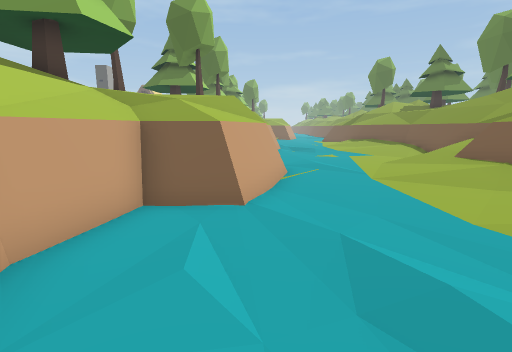
View 1 (above)

24 first-person views from a walk through a scene from a Unity 3-D project. The camera is 1.4 m above the floor, tilts 10° down and sees 85° across. The floor is counted in squares, 1 m on a side. Each view is taken from the middle of a square. On the plan, view 1 faces up. The plan holds only what a view shows up to about 14 squares ahead; the rest is blank. The place goes on beyond the plan. The player is left out. Some animated figures are left out.

View 2
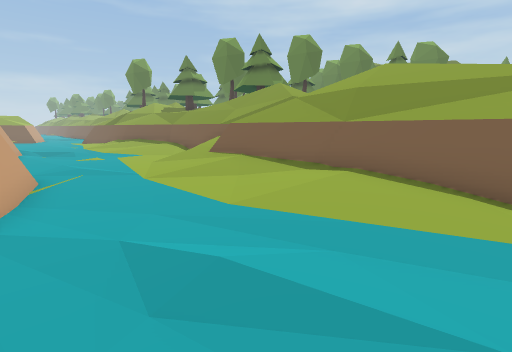

View 3
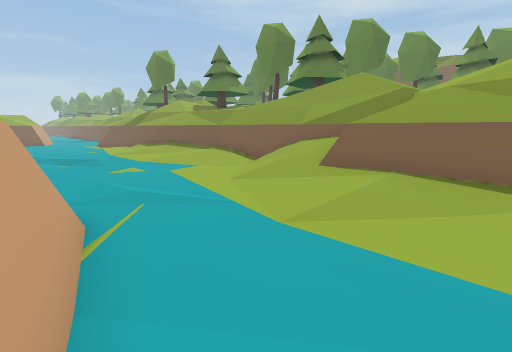

View 4
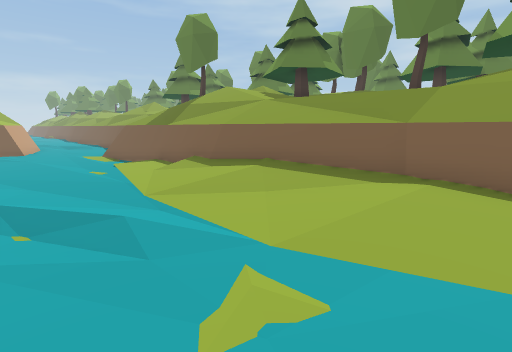

View 5
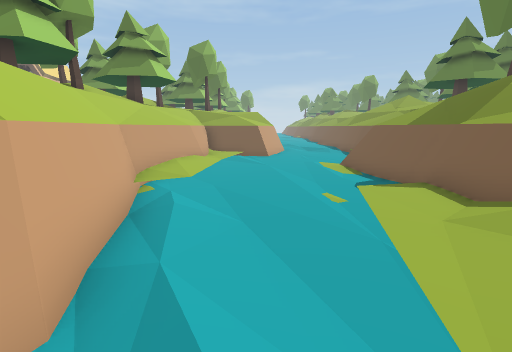

View 6
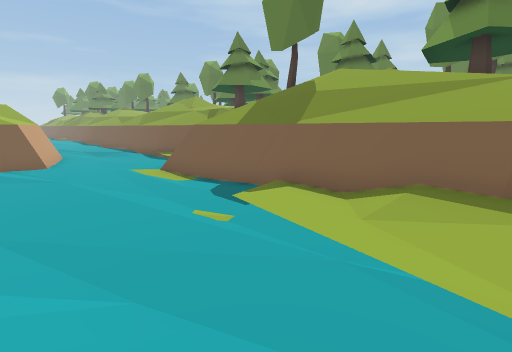

View 7
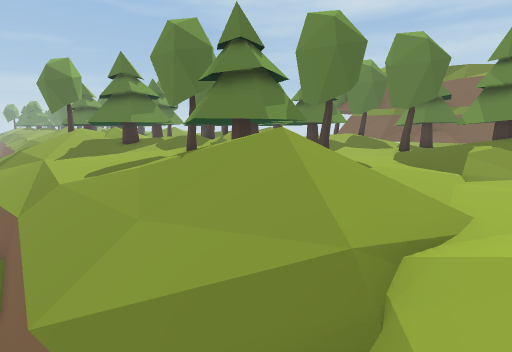

View 8
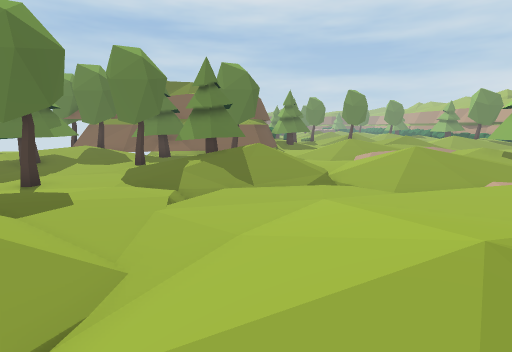

View 9
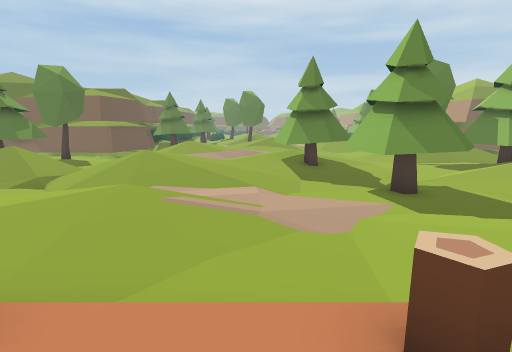

View 10
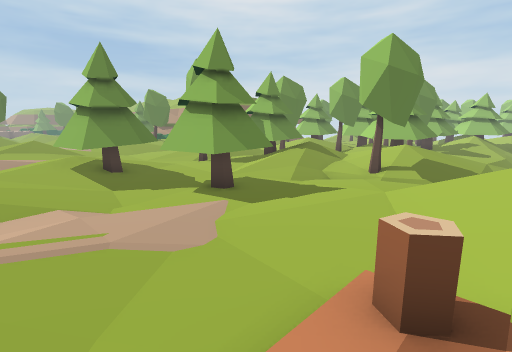

View 11
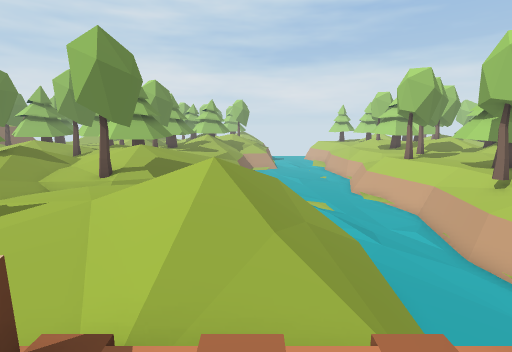

View 12
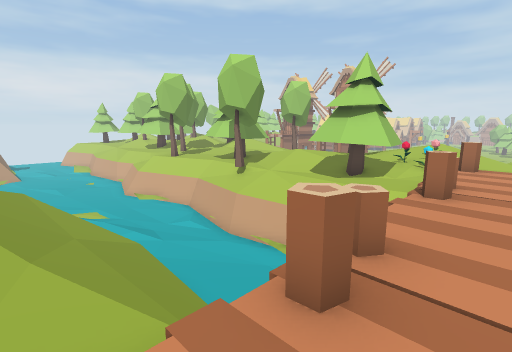

View 13
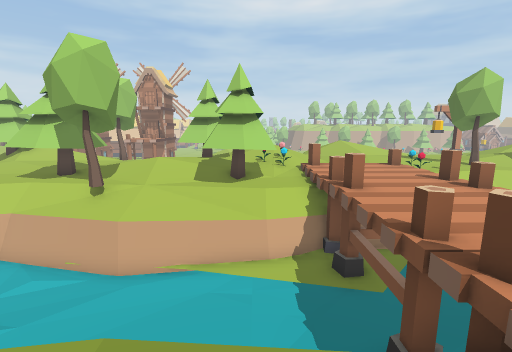

View 14
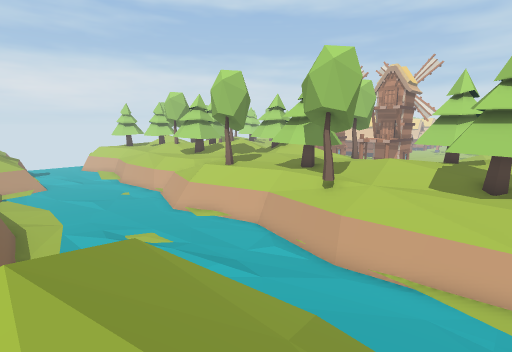

View 15
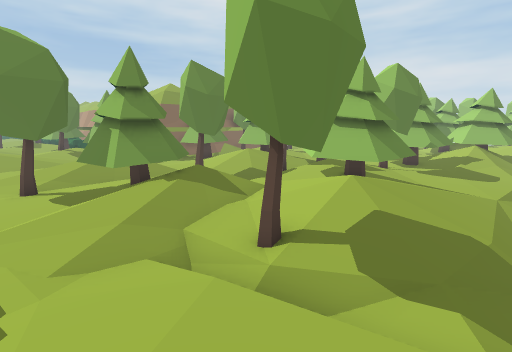

View 16
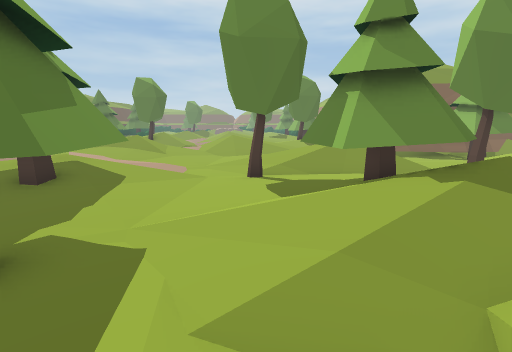

View 17
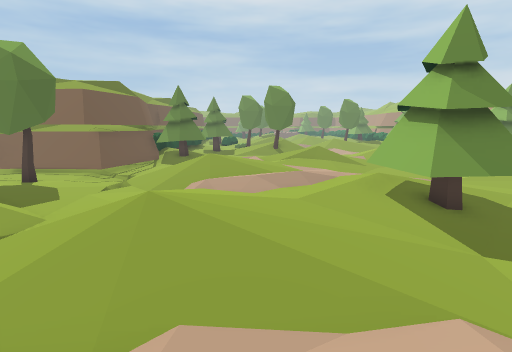

View 18
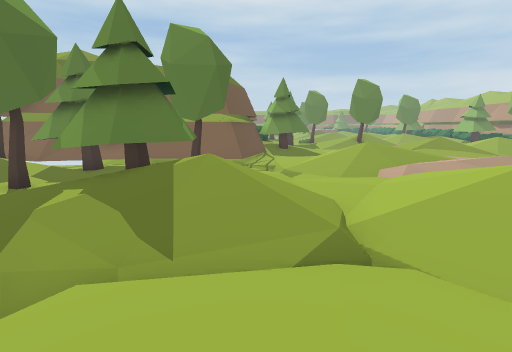

View 19
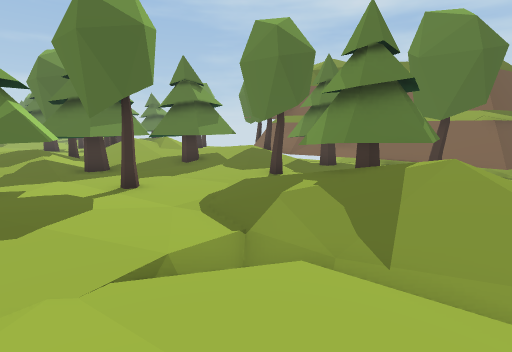

View 20
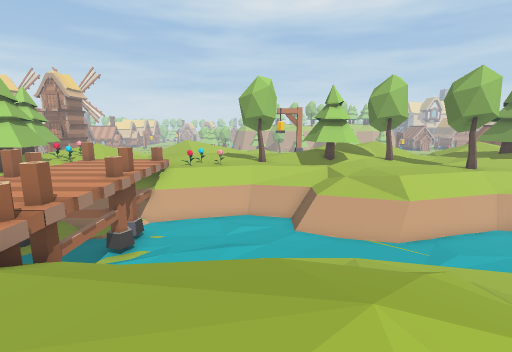

View 21
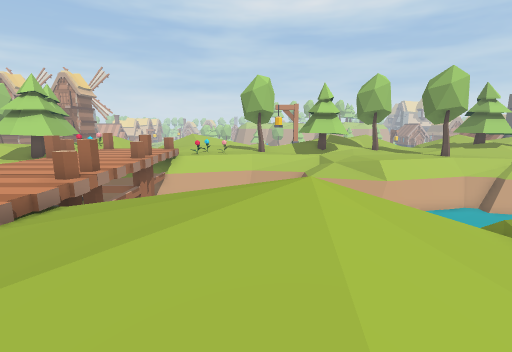

View 22
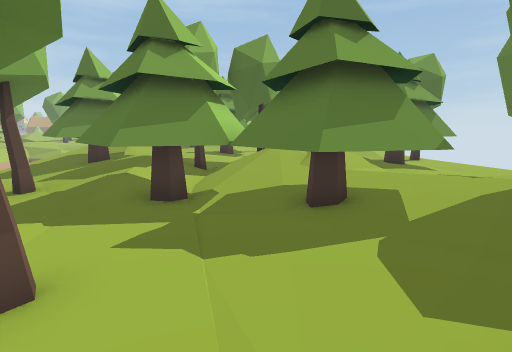

View 23
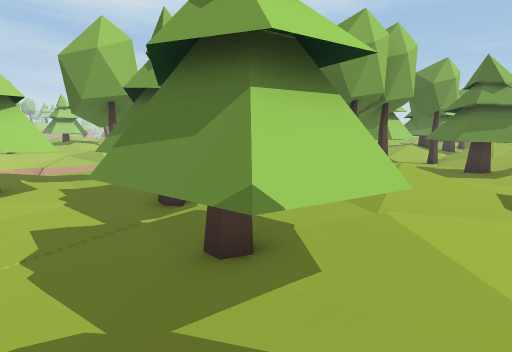

View 24
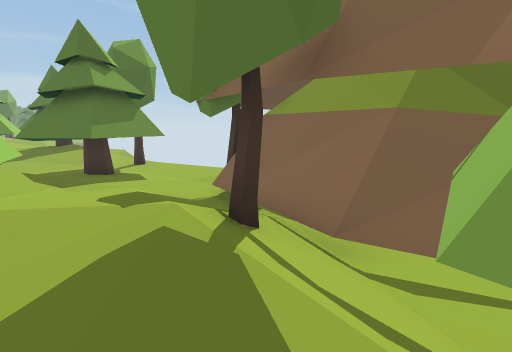

### Floor plan
Key: @ floor where view 1 was taken; # wall or solid block; x gap in a wall; . main floor; : floor 0.25 m higher than the main floor; - floor 0.25 m lower than the main floor; + floor 0.5 m higher than the main floor; _ floor 0.5 m lower than the main floor; * floor 0.75 m higher than the main floor; % floor 1 m higher than the main floor; < floor 1.75 m lower than the main floor; ( floor 2 m lower than the main floor; ! floor 2.25 m lower than the main floor; ? floor 2.5 m lower than the main floor; / step, stairs or slope; = window, fence, low wall or low ledge; ^ raised ledge; v drop or lower ground; T tree; O other object.
Columns run from 5 left of view 1 to 27 right of it. Each row starts with its distance up from view 1.
 31         ^#???//  TTTT
 30     ^^==#????/=/ TTTT
 29      ^/!?????!=/  T     ///
 28      ^=/?????          OO.. T
 27     ^^=/????==         .-.  TT
 26     ^^(?????=/        T TTTT
 25     ^^(?????=//OO   TTTTTTTT.:
 24     ^^(?????=///     TTT TTT....
 23     ^^!?????=///%   ...  .......
 22      #?????/v///*///...O  .....O/
 21      #????/!v//++/T  ..   /TT  ./
 20      ##???!!///:TTTT:/ #   TTTT..
 19       #???!(=//.TTTTOO/O   /TTT..
 18       #???!(=/-..TT+O///*///....
 17       #?!/((=/-...:+///++//....-
 16        ??/!(=/-....:TTT::::::/#O
 15     ^#???/!(=/-..OOTTTTTTTT+//##
 14     ^=???/((=/-.....TTTTTTT+#.#
 13     ^????/((=/./TTTT....TTTOOx#
 12     ^#????!(v///TTTT.......://#
 11     ##???/!(//// TTT.O.....TTT#
 10      #???!!/////  .......O.TT #
  9      #/?/!////// /...../...TTT#
  8      #=?/!(</////....-./TT   .#
  7     ##??/(/=/////..////TTTT ..#
  6   ####??!((/////.....///TTTOO.##
  5   ^##=??!((//////..../// /....###
  4   ^#????!((////////..////....-//#
  3   ^?????!((////*+:...-///...///..
  2   ^?????/((///+++:...///....//..
  1   ^#?????(=///:::::/-////..////
  0   #^?@???!=//...:+:///////////
 -1    ^??????v//// :++ ./**+:::/*
 -2    #OOOOOOOO  O/.:+ ./+++:::++ :+
 -3   ### OO??    :/.::..:::::/+::::+
 -4     ##OO?    : /........:+++:::+*
 -5      #OO  OO   O.......TTT+::.:/%
 -6      ^OOOOOO-..........TTTT: ..//
 -7      ^#!?? //.:....TTTTTTT/. ..::
 -8     #^^??? ///+/...TTTT.../......
 -9 ^^^T^^^???v///*/....TTT........./
-10 T^^^^^^???v///%//...../...../.../
-11 T^^^^^^??? //// ....///..OO./ ../
-12   ^^^^^???  //  ...////TT..//
-13   ^^^O^???      _/O///TTTT.//
-14   ^^^Ov???     ///O../TTT .//
-15   ^^^^v????    ////////T  .//
-16  ^TT^^?????    ///////    ./
-17  ^^^^^v????    ///*       O ..
-18 ^^^^^^v????   v///TTT...-// ....
-19 ^^^ OO^!?????!v//:TTTT: ////....
-20 ^^  OO        v//.    :O//  /TTT#

Positions as (right, up) in squares from view 1, and headings:
1: (0, 0), facing up
2: (0, 0), facing up-right
3: (0, 4), facing up-right
4: (2, 12), facing up-right
5: (3, 16), facing up
6: (2, 18), facing up-right
7: (7, 6), facing up-right
8: (8, 5), facing right
9: (8, -4), facing right
10: (9, -3), facing down-right
11: (8, -4), facing down
12: (8, -4), facing down-left
13: (9, -8), facing left
14: (9, -8), facing down-left
15: (10, -10), facing down-right
16: (13, -11), facing right
17: (13, -2), facing right
18: (13, 4), facing right
19: (13, 4), facing up-right
20: (11, 3), facing left
21: (13, 3), facing left
22: (18, 9), facing up
23: (22, 12), facing up-left
24: (21, 11), facing up-right
